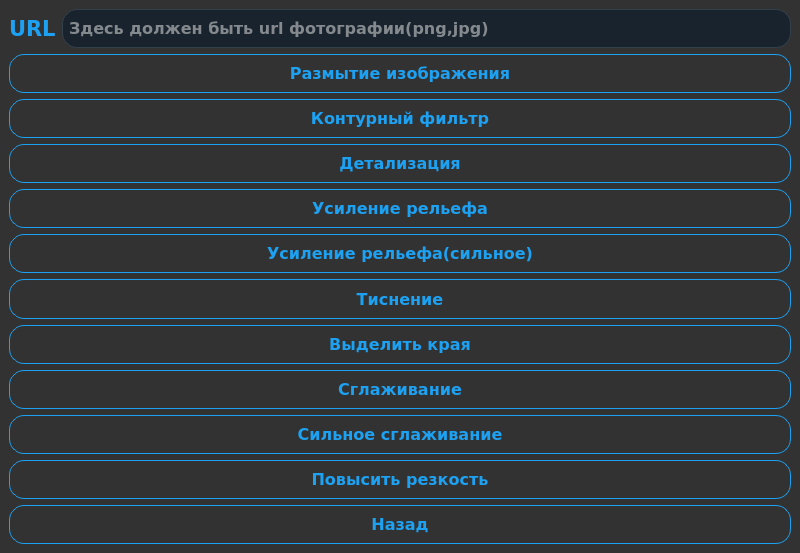
<?xml version="1.0" encoding="UTF-8"?>
<ui version="4.0">
 <class>MainWindow</class>
 <widget class="QMainWindow" name="MainWindow">
  <property name="geometry">
   <rect>
    <x>0</x>
    <y>0</y>
    <width>800</width>
    <height>553</height>
   </rect>
  </property>
  <property name="windowTitle">
   <string>Filter Window</string>
  </property>
  <property name="styleSheet">
   <string notr="true">QWidget
{
    color: #b1b1b1;
    background-color: #323232;
    selection-background-color:#323232;
    selection-color: black;
    background-clip: border;
    border-image: none;
    border: 0px transparent black;
    outline: 0;
}

QWidget:item:hover
{
    background-color: #D1DBCB;
    color: black;
}

QWidget:item:selected
{
    background-color: #D1DBCB;
    border: 0px
}</string>
  </property>
  <widget class="QWidget" name="centralwidget">
   <layout class="QVBoxLayout" name="verticalLayout">
    <item>
     <layout class="QHBoxLayout" name="horizontalLayout">
      <item>
       <widget class="QLabel" name="url_label">
        <property name="sizePolicy">
         <sizepolicy hsizetype="Fixed" vsizetype="Fixed">
          <horstretch>0</horstretch>
          <verstretch>0</verstretch>
         </sizepolicy>
        </property>
        <property name="font">
         <font>
          <family>Verdana</family>
          <pointsize>16</pointsize>
          <weight>75</weight>
          <bold>true</bold>
         </font>
        </property>
        <property name="styleSheet">
         <string notr="true">QLabel{
font-weight: bold;

border-radius: 15px;
color: #1DA1F2;
}</string>
        </property>
        <property name="text">
         <string>URL</string>
        </property>
       </widget>
      </item>
      <item>
       <widget class="QLineEdit" name="filter_line_edit">
        <property name="sizePolicy">
         <sizepolicy hsizetype="Minimum" vsizetype="Preferred">
          <horstretch>0</horstretch>
          <verstretch>0</verstretch>
         </sizepolicy>
        </property>
        <property name="font">
         <font>
          <family>Verdana</family>
          <pointsize>12</pointsize>
          <weight>75</weight>
          <bold>true</bold>
         </font>
        </property>
        <property name="toolTip">
         <string>&lt;html&gt;&lt;head/&gt;&lt;body&gt;&lt;p&gt;&lt;span style=&quot; font-size:10pt;&quot;&gt;Если это поле будет пустым, то Вы сможете выбрать фотографию с Вашего компьютера&lt;/span&gt;&lt;/p&gt;&lt;/body&gt;&lt;/html&gt;</string>
        </property>
        <property name="styleSheet">
         <string notr="true">QLineEdit {
  background-color: #19232D;
  padding-top: 2px;
  /* This QLineEdit fix  103, 111 */
  padding-bottom: 2px;
  /* This QLineEdit fix  103, 111 */
  padding-left: 4px;
  padding-right: 4px;
  border-style: solid;
  border: 1px solid #32414B;
  color: #F0F0F0;
  border-radius: 15px;
}

QLineEdit:disabled {
  background-color: #19232D;
  color: #787878;
}

QLineEdit:hover {
  border: 1px solid #148CD2;
  color: #F0F0F0;
}

QLineEdit:focus {
  border: 1px solid #1464A0;
}

QLineEdit:selected {
  background-color: #1464A0;
  color: #32414B;
}</string>
        </property>
        <property name="placeholderText">
         <string>Здесь должен быть url фотографии(png,jpg)</string>
        </property>
       </widget>
      </item>
     </layout>
    </item>
    <item>
     <widget class="QPushButton" name="blur_button">
      <property name="sizePolicy">
       <sizepolicy hsizetype="Minimum" vsizetype="Minimum">
        <horstretch>0</horstretch>
        <verstretch>0</verstretch>
       </sizepolicy>
      </property>
      <property name="font">
       <font>
        <family>Verdana</family>
        <pointsize>12</pointsize>
        <weight>75</weight>
        <bold>true</bold>
        <underline>false</underline>
        <strikeout>false</strikeout>
       </font>
      </property>
      <property name="toolTip">
       <string>&lt;html&gt;&lt;head/&gt;&lt;body&gt;&lt;p&gt;&lt;span style=&quot; font-size:10pt;&quot;&gt;Нажмите на кнопку, чтобы перейти к окну поворота изображения&lt;/span&gt;&lt;/p&gt;&lt;/body&gt;&lt;/html&gt;</string>
      </property>
      <property name="autoFillBackground">
       <bool>false</bool>
      </property>
      <property name="styleSheet">
       <string notr="true">QPushButton{
font-weight: bold;
border: 1px solid #1DA1F2;
border-radius: 15px;
color: #1DA1F2;

}
QPushButton:hover{
font-weight: bold;
border: 1px solid #1DA1F2;
border-radius: 15px;
color: #1DA1F2;
background-color: #fff;
}
QPushButton:pressed{
font-weight: bold;
border: 1px solid #1DA1F2;
border-radius: 15px;
color: #1DA1F2;
background-color: #cccccc;
}

 QToolTip {
     border: 2px solid darkkhaki;
     padding: 5px;
     border-radius: 3px;
     opacity: 200;
 }</string>
      </property>
      <property name="text">
       <string>Размытие изображения</string>
      </property>
     </widget>
    </item>
    <item>
     <widget class="QPushButton" name="contour_button">
      <property name="sizePolicy">
       <sizepolicy hsizetype="Minimum" vsizetype="Minimum">
        <horstretch>0</horstretch>
        <verstretch>0</verstretch>
       </sizepolicy>
      </property>
      <property name="font">
       <font>
        <family>Verdana</family>
        <pointsize>12</pointsize>
        <weight>75</weight>
        <bold>true</bold>
       </font>
      </property>
      <property name="toolTip">
       <string>&lt;html&gt;&lt;head/&gt;&lt;body&gt;&lt;p&gt;&lt;span style=&quot; font-size:10pt;&quot;&gt;Нажмите на кнопку, чтобы перейти к окну превращение изображения в чёрно-белый стиль&lt;/span&gt;&lt;/p&gt;&lt;/body&gt;&lt;/html&gt;</string>
      </property>
      <property name="styleSheet">
       <string notr="true">QPushButton{
font-weight: bold;
border: 1px solid #1DA1F2;
border-radius: 15px;
color: #1DA1F2;

}
QPushButton:hover{
font-weight: bold;
border: 1px solid #1DA1F2;
border-radius: 15px;
color: #1DA1F2;
background-color: #fff;
}
QPushButton:pressed{
font-weight: bold;
border: 1px solid #1DA1F2;
border-radius: 15px;
color: #1DA1F2;
background-color: #cccccc;
}

 QToolTip {
     border: 2px solid darkkhaki;
     padding: 5px;
     border-radius: 3px;
     opacity: 200;
 }</string>
      </property>
      <property name="text">
       <string>Контурный фильтр</string>
      </property>
     </widget>
    </item>
    <item>
     <widget class="QPushButton" name="detail_button">
      <property name="sizePolicy">
       <sizepolicy hsizetype="Minimum" vsizetype="Minimum">
        <horstretch>0</horstretch>
        <verstretch>0</verstretch>
       </sizepolicy>
      </property>
      <property name="font">
       <font>
        <family>Verdana</family>
        <pointsize>12</pointsize>
        <weight>75</weight>
        <bold>true</bold>
       </font>
      </property>
      <property name="toolTip">
       <string>&lt;html&gt;&lt;head/&gt;&lt;body&gt;&lt;p&gt;&lt;span style=&quot; font-size:10pt;&quot;&gt;Нажмите на кнопку, чтобы перейти к окну с наложением фильтра на изображение&lt;/span&gt;&lt;/p&gt;&lt;/body&gt;&lt;/html&gt;</string>
      </property>
      <property name="styleSheet">
       <string notr="true">QPushButton{
font-weight: bold;
border: 1px solid #1DA1F2;
border-radius: 15px;
color: #1DA1F2;

}
QPushButton:hover{
font-weight: bold;
border: 1px solid #1DA1F2;
border-radius: 15px;
color: #1DA1F2;
background-color: #fff;
}
QPushButton:pressed{
font-weight: bold;
border: 1px solid #1DA1F2;
border-radius: 15px;
color: #1DA1F2;
background-color: #cccccc;
}

 QToolTip {
     border: 2px solid darkkhaki;
     padding: 5px;
     border-radius: 3px;
     opacity: 200;
 }</string>
      </property>
      <property name="text">
       <string>Детализация</string>
      </property>
     </widget>
    </item>
    <item>
     <widget class="QPushButton" name="edge_enhance_button">
      <property name="sizePolicy">
       <sizepolicy hsizetype="Minimum" vsizetype="Minimum">
        <horstretch>0</horstretch>
        <verstretch>0</verstretch>
       </sizepolicy>
      </property>
      <property name="font">
       <font>
        <family>Verdana</family>
        <pointsize>12</pointsize>
        <weight>75</weight>
        <bold>true</bold>
       </font>
      </property>
      <property name="toolTip">
       <string>&lt;html&gt;&lt;head/&gt;&lt;body&gt;&lt;p&gt;&lt;span style=&quot; font-size:10pt;&quot;&gt;Нажмите на кнопку, чтобы перейти к окну с созданием gif анимации из нескольких фотографий&lt;/span&gt;&lt;/p&gt;&lt;/body&gt;&lt;/html&gt;</string>
      </property>
      <property name="styleSheet">
       <string notr="true">QPushButton{
font-weight: bold;
border: 1px solid #1DA1F2;
border-radius: 15px;
color: #1DA1F2;

}
QPushButton:hover{
font-weight: bold;
border: 1px solid #1DA1F2;
border-radius: 15px;
color: #1DA1F2;
background-color: #fff;
}
QPushButton:pressed{
font-weight: bold;
border: 1px solid #1DA1F2;
border-radius: 15px;
color: #1DA1F2;
background-color: #cccccc;
}

 QToolTip {
     border: 2px solid darkkhaki;
     padding: 5px;
     border-radius: 3px;
     opacity: 200;
 }</string>
      </property>
      <property name="text">
       <string>Усиление рельефа</string>
      </property>
     </widget>
    </item>
    <item>
     <widget class="QPushButton" name="edge_enhance_more_button">
      <property name="sizePolicy">
       <sizepolicy hsizetype="Minimum" vsizetype="Minimum">
        <horstretch>0</horstretch>
        <verstretch>0</verstretch>
       </sizepolicy>
      </property>
      <property name="font">
       <font>
        <family>Verdana</family>
        <pointsize>12</pointsize>
        <weight>75</weight>
        <bold>true</bold>
       </font>
      </property>
      <property name="toolTip">
       <string>&lt;html&gt;&lt;head/&gt;&lt;body&gt;&lt;p&gt;&lt;span style=&quot; font-size:10pt;&quot;&gt;Нажмите на кнопку, чтобы перейти к окну с наложением водяного знака на изображение&lt;/span&gt;&lt;/p&gt;&lt;/body&gt;&lt;/html&gt;</string>
      </property>
      <property name="styleSheet">
       <string notr="true">QPushButton{
font-weight: bold;
border: 1px solid #1DA1F2;
border-radius: 15px;
color: #1DA1F2;

}
QPushButton:hover{
font-weight: bold;
border: 1px solid #1DA1F2;
border-radius: 15px;
color: #1DA1F2;
background-color: #fff;
}
QPushButton:pressed{
font-weight: bold;
border: 1px solid #1DA1F2;
border-radius: 15px;
color: #1DA1F2;
background-color: #cccccc;
}

 QToolTip {
     border: 2px solid darkkhaki;
     padding: 5px;
     border-radius: 3px;
     opacity: 200;
 }</string>
      </property>
      <property name="text">
       <string>Усиление рельефа(сильное)</string>
      </property>
     </widget>
    </item>
    <item>
     <widget class="QPushButton" name="emboss_button">
      <property name="sizePolicy">
       <sizepolicy hsizetype="Minimum" vsizetype="Minimum">
        <horstretch>0</horstretch>
        <verstretch>0</verstretch>
       </sizepolicy>
      </property>
      <property name="font">
       <font>
        <family>Verdana</family>
        <pointsize>12</pointsize>
        <weight>75</weight>
        <bold>true</bold>
       </font>
      </property>
      <property name="toolTip">
       <string>&lt;html&gt;&lt;head/&gt;&lt;body&gt;&lt;p&gt;&lt;span style=&quot; font-size:10pt;&quot;&gt;Нажмите на кнопку, чтобы перейти к окну с добавлением текста на изображение&lt;/span&gt;&lt;/p&gt;&lt;/body&gt;&lt;/html&gt;</string>
      </property>
      <property name="styleSheet">
       <string notr="true">QPushButton{
font-weight: bold;
border: 1px solid #1DA1F2;
border-radius: 15px;
color: #1DA1F2;

}
QPushButton:hover{
font-weight: bold;
border: 1px solid #1DA1F2;
border-radius: 15px;
color: #1DA1F2;
background-color: #fff;
}
QPushButton:pressed{
font-weight: bold;
border: 1px solid #1DA1F2;
border-radius: 15px;
color: #1DA1F2;
background-color: #cccccc;
}

 QToolTip {
     border: 2px solid darkkhaki;
     padding: 5px;
     border-radius: 3px;
     opacity: 200;
 }</string>
      </property>
      <property name="text">
       <string>Тиснение</string>
      </property>
     </widget>
    </item>
    <item>
     <widget class="QPushButton" name="edges_button">
      <property name="sizePolicy">
       <sizepolicy hsizetype="Minimum" vsizetype="Minimum">
        <horstretch>0</horstretch>
        <verstretch>0</verstretch>
       </sizepolicy>
      </property>
      <property name="font">
       <font>
        <family>Verdana</family>
        <pointsize>12</pointsize>
        <weight>75</weight>
        <bold>true</bold>
       </font>
      </property>
      <property name="toolTip">
       <string>&lt;html&gt;&lt;head/&gt;&lt;body&gt;&lt;p&gt;&lt;span style=&quot; font-size:10pt;&quot;&gt;Нажмите на кнопку, чтобы перейти к окну с изменение формата изображения&lt;/span&gt;&lt;/p&gt;&lt;/body&gt;&lt;/html&gt;</string>
      </property>
      <property name="styleSheet">
       <string notr="true">QPushButton{
font-weight: bold;
border: 1px solid #1DA1F2;
border-radius: 15px;
color: #1DA1F2;

}
QPushButton:hover{
font-weight: bold;
border: 1px solid #1DA1F2;
border-radius: 15px;
color: #1DA1F2;
background-color: #fff;
}
QPushButton:pressed{
font-weight: bold;
border: 1px solid #1DA1F2;
border-radius: 15px;
color: #1DA1F2;
background-color: #cccccc;
}

 QToolTip {
     border: 2px solid darkkhaki;
     padding: 5px;
     border-radius: 3px;
     opacity: 200;
 }</string>
      </property>
      <property name="text">
       <string>Выделить края</string>
      </property>
     </widget>
    </item>
    <item>
     <widget class="QPushButton" name="smooth_button">
      <property name="sizePolicy">
       <sizepolicy hsizetype="Minimum" vsizetype="Minimum">
        <horstretch>0</horstretch>
        <verstretch>0</verstretch>
       </sizepolicy>
      </property>
      <property name="font">
       <font>
        <family>Verdana</family>
        <pointsize>12</pointsize>
        <weight>75</weight>
        <bold>true</bold>
       </font>
      </property>
      <property name="toolTip">
       <string>&lt;html&gt;&lt;head/&gt;&lt;body&gt;&lt;p&gt;&lt;span style=&quot; font-size:10pt;&quot;&gt;Нажмите на кнопку, чтобы перейти к окну с изменение формата изображения&lt;/span&gt;&lt;/p&gt;&lt;/body&gt;&lt;/html&gt;</string>
      </property>
      <property name="styleSheet">
       <string notr="true">QPushButton{
font-weight: bold;
border: 1px solid #1DA1F2;
border-radius: 15px;
color: #1DA1F2;

}
QPushButton:hover{
font-weight: bold;
border: 1px solid #1DA1F2;
border-radius: 15px;
color: #1DA1F2;
background-color: #fff;
}
QPushButton:pressed{
font-weight: bold;
border: 1px solid #1DA1F2;
border-radius: 15px;
color: #1DA1F2;
background-color: #cccccc;
}

 QToolTip {
     border: 2px solid darkkhaki;
     padding: 5px;
     border-radius: 3px;
     opacity: 200;
 }</string>
      </property>
      <property name="text">
       <string>Сглаживание</string>
      </property>
     </widget>
    </item>
    <item>
     <widget class="QPushButton" name="more_smooth_button">
      <property name="sizePolicy">
       <sizepolicy hsizetype="Minimum" vsizetype="Minimum">
        <horstretch>0</horstretch>
        <verstretch>0</verstretch>
       </sizepolicy>
      </property>
      <property name="font">
       <font>
        <family>Verdana</family>
        <pointsize>12</pointsize>
        <weight>75</weight>
        <bold>true</bold>
       </font>
      </property>
      <property name="toolTip">
       <string>&lt;html&gt;&lt;head/&gt;&lt;body&gt;&lt;p&gt;&lt;span style=&quot; font-size:10pt;&quot;&gt;Нажмите на кнопку, чтобы перейти к окну с изменение формата изображения&lt;/span&gt;&lt;/p&gt;&lt;/body&gt;&lt;/html&gt;</string>
      </property>
      <property name="styleSheet">
       <string notr="true">QPushButton{
font-weight: bold;
border: 1px solid #1DA1F2;
border-radius: 15px;
color: #1DA1F2;

}
QPushButton:hover{
font-weight: bold;
border: 1px solid #1DA1F2;
border-radius: 15px;
color: #1DA1F2;
background-color: #fff;
}
QPushButton:pressed{
font-weight: bold;
border: 1px solid #1DA1F2;
border-radius: 15px;
color: #1DA1F2;
background-color: #cccccc;
}

 QToolTip {
     border: 2px solid darkkhaki;
     padding: 5px;
     border-radius: 3px;
     opacity: 200;
 }</string>
      </property>
      <property name="text">
       <string>Сильное сглаживание</string>
      </property>
     </widget>
    </item>
    <item>
     <widget class="QPushButton" name="sharpen_button">
      <property name="sizePolicy">
       <sizepolicy hsizetype="Minimum" vsizetype="Minimum">
        <horstretch>0</horstretch>
        <verstretch>0</verstretch>
       </sizepolicy>
      </property>
      <property name="font">
       <font>
        <family>Verdana</family>
        <pointsize>12</pointsize>
        <weight>75</weight>
        <bold>true</bold>
       </font>
      </property>
      <property name="toolTip">
       <string>&lt;html&gt;&lt;head/&gt;&lt;body&gt;&lt;p&gt;&lt;span style=&quot; font-size:10pt;&quot;&gt;Нажмите на кнопку, чтобы выйти из приложения&lt;/span&gt;&lt;/p&gt;&lt;/body&gt;&lt;/html&gt;</string>
      </property>
      <property name="styleSheet">
       <string notr="true">QPushButton{
font-weight: bold;
border: 1px solid #1DA1F2;
border-radius: 15px;
color: #1DA1F2;

}
QPushButton:hover{
font-weight: bold;
border: 1px solid #1DA1F2;
border-radius: 15px;
color: #1DA1F2;
background-color: #fff;
}
QPushButton:pressed{
font-weight: bold;
border: 1px solid #1DA1F2;
border-radius: 15px;
color: #1DA1F2;
background-color: #cccccc;
}

 QToolTip {
     border: 2px solid darkkhaki;
     padding: 5px;
     border-radius: 3px;
     opacity: 200;
 }</string>
      </property>
      <property name="text">
       <string>Повысить резкость</string>
      </property>
     </widget>
    </item>
    <item>
     <widget class="QPushButton" name="back_button">
      <property name="sizePolicy">
       <sizepolicy hsizetype="Minimum" vsizetype="Minimum">
        <horstretch>0</horstretch>
        <verstretch>0</verstretch>
       </sizepolicy>
      </property>
      <property name="font">
       <font>
        <family>Verdana</family>
        <pointsize>12</pointsize>
        <weight>75</weight>
        <bold>true</bold>
       </font>
      </property>
      <property name="toolTip">
       <string>&lt;html&gt;&lt;head/&gt;&lt;body&gt;&lt;p&gt;&lt;span style=&quot; font-size:10pt;&quot;&gt;Нажмите на кнопку, чтобы выйти из приложения&lt;/span&gt;&lt;/p&gt;&lt;/body&gt;&lt;/html&gt;</string>
      </property>
      <property name="styleSheet">
       <string notr="true">QPushButton{
font-weight: bold;
border: 1px solid #1DA1F2;
border-radius: 15px;
color: #1DA1F2;

}
QPushButton:hover{
font-weight: bold;
border: 1px solid #1DA1F2;
border-radius: 15px;
color: #1DA1F2;
background-color: #fff;
}
QPushButton:pressed{
font-weight: bold;
border: 1px solid #1DA1F2;
border-radius: 15px;
color: #1DA1F2;
background-color: #cccccc;
}

 QToolTip {
     border: 2px solid darkkhaki;
     padding: 5px;
     border-radius: 3px;
     opacity: 200;
 }</string>
      </property>
      <property name="text">
       <string>Назад</string>
      </property>
     </widget>
    </item>
   </layout>
  </widget>
 </widget>
 <resources/>
 <connections/>
</ui>
